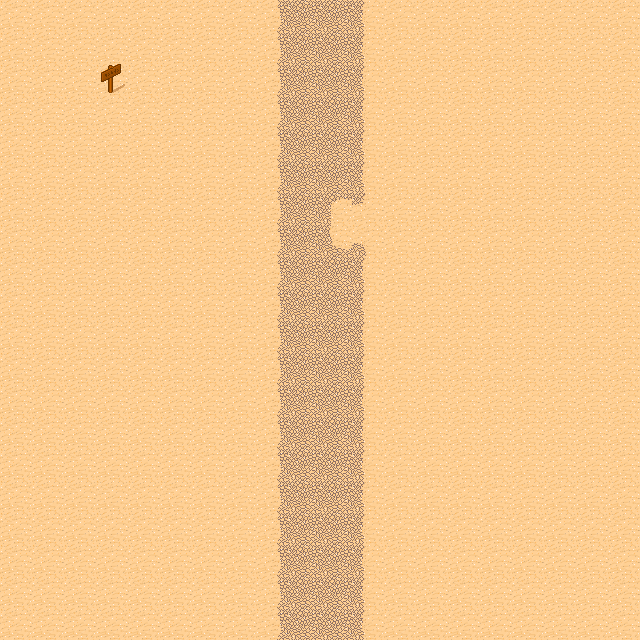

The image is a tile-based game level rendered from a .tmx file. Its description and source (layers, tilesets, objects; grid data summarised) follow:
An orthogonal 20x20 tile map with 32x32 px tiles, 1 tile layer (Background).

<map version="1.0" orientation="orthogonal" renderorder="right-down" width="20" height="20" tilewidth="32" tileheight="32" nextobjectid="1">
 <tileset firstgid="1" name="tmw_desert_spacing" tilewidth="32" tileheight="32" spacing="1" margin="1" tilecount="48" columns="8">
  <image source="tmw_desert_spacing.png" width="265" height="199" />
 </tileset>
 <layer name="Background" width="20" height="20">
  <data>[400 cells, 400 non-empty, 9 distinct tile ids]</data>
 </layer>
</map>
